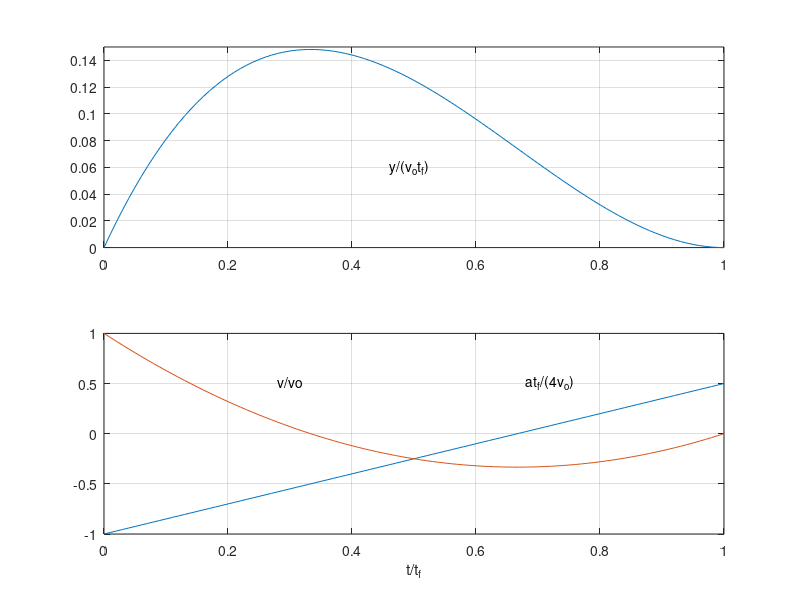

The MATLAB script that drew this image:
% Script f05_03.m; perfect rendezvous example for double 
% integrator plant; t in tf; v in vo, y in vo*tf, a in vo/tf;
% nu=[nu_y nu_v]';                                 2/94, 4/3/02
%
D=1/12; A=[1 -1/2; -1/2 1/3]; b=[1 1]'; nu=A*b/D; t=[0:.01:1]';
U=ones(101,1); T=U-t; T2=T.*T; a=-nu(1)*T-nu(2)*U; 
v=nu(1)*(T2-U)/2-nu(2)*t+U; 
y=-nu(1)*(T2.*T-U)/6-nu(2)*(T2-U)/2+(1-nu(1)/2-nu(2))*t;
% 
figure(1); clf; subplot(211), plot(t,y); grid
axis([0 1 0 .15]); text(.46,.06,'y/(v_ot_f)');
subplot(212), plot(t,a/4,t,v,'-'); grid; axis([0 1 -1 1])
text(.28,.52,'v/vo'); text(.68,.52,'at_f/(4v_o)')
xlabel('t/t_f')
%print -deps2 f05_03
